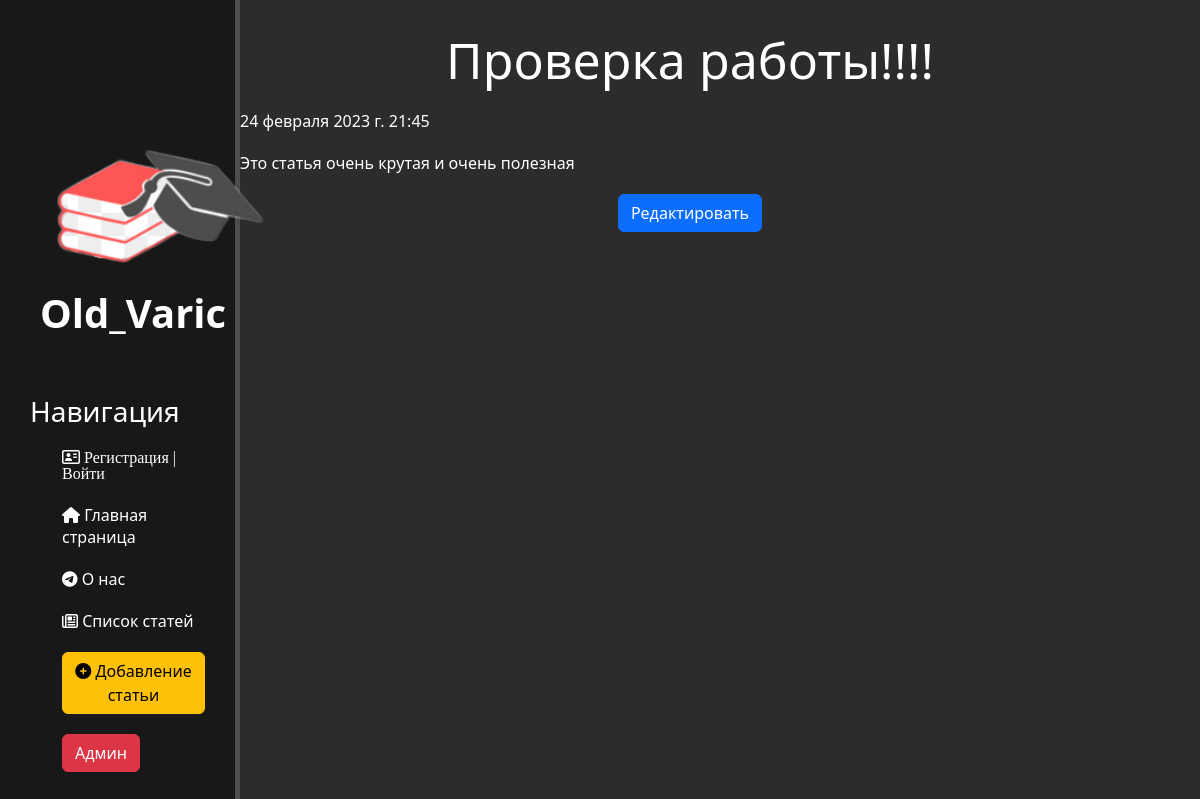
The page /news/1 (signed in) on the database its author committed.
### news/models.py (models this page shows, shortened)
class Articles(models.Model):
    title = models.CharField('Название', max_length=50)
    anons = models.CharField('Анонс', max_length=250)
    full_text = models.TextField('Статья')
    date = models.DateTimeField('Дата публикации')
    class Meta:
        verbose_name = 'Новость'
        verbose_name_plural = 'Новости'

### news/views.py (the view)
# urls.py: path('<int:pk>', views.NewsDV.as_view(), name='news-detail'),
class NewsDV(LoginRequiredMixin, DetailView):
    model = Articles
    template_name = 'news/details_view.html'
    context_object_name = 'article'
    raise_exception = True

### news/templates/news/details_view.html (shortened to what this page needs)
{% extends 'main/base.html' %}
{% block content %}
    <div class="features">
       <h1>{{ article.title }}</h1>
        <p>{{ article.date }}</p>
        <p>{{ article.full_text }}</p>
        <a href="{% url 'news-update' article.id %}" class="btn btn-primary">Редактировать</a>
    </div>
{% endblock %}

### main/static/main/css/style.css (style rules this page uses)
body { background: #2c2c2c; }
main .features { float: left; color: #fff; margin-top: 30px; text-align: center; width: 75%; }
main .features h1 { font-size: 50px; }
main .features p { text-align: left; max-width: 1000px; margin: 20px auto }
* { box-sizing: border-box }
body { line-height: var(--bs-body-line-low); }
a { color: dodgerblue; }

### main/templates/main/base.html (style rules this page uses)
a { text-decoration: none; }

### rows shown on the page
Articles: title "Проверка работы!!!!", date "24 февраля 2023 г. 21:45", full_text "Это статья очень крутая и очень полезная"
